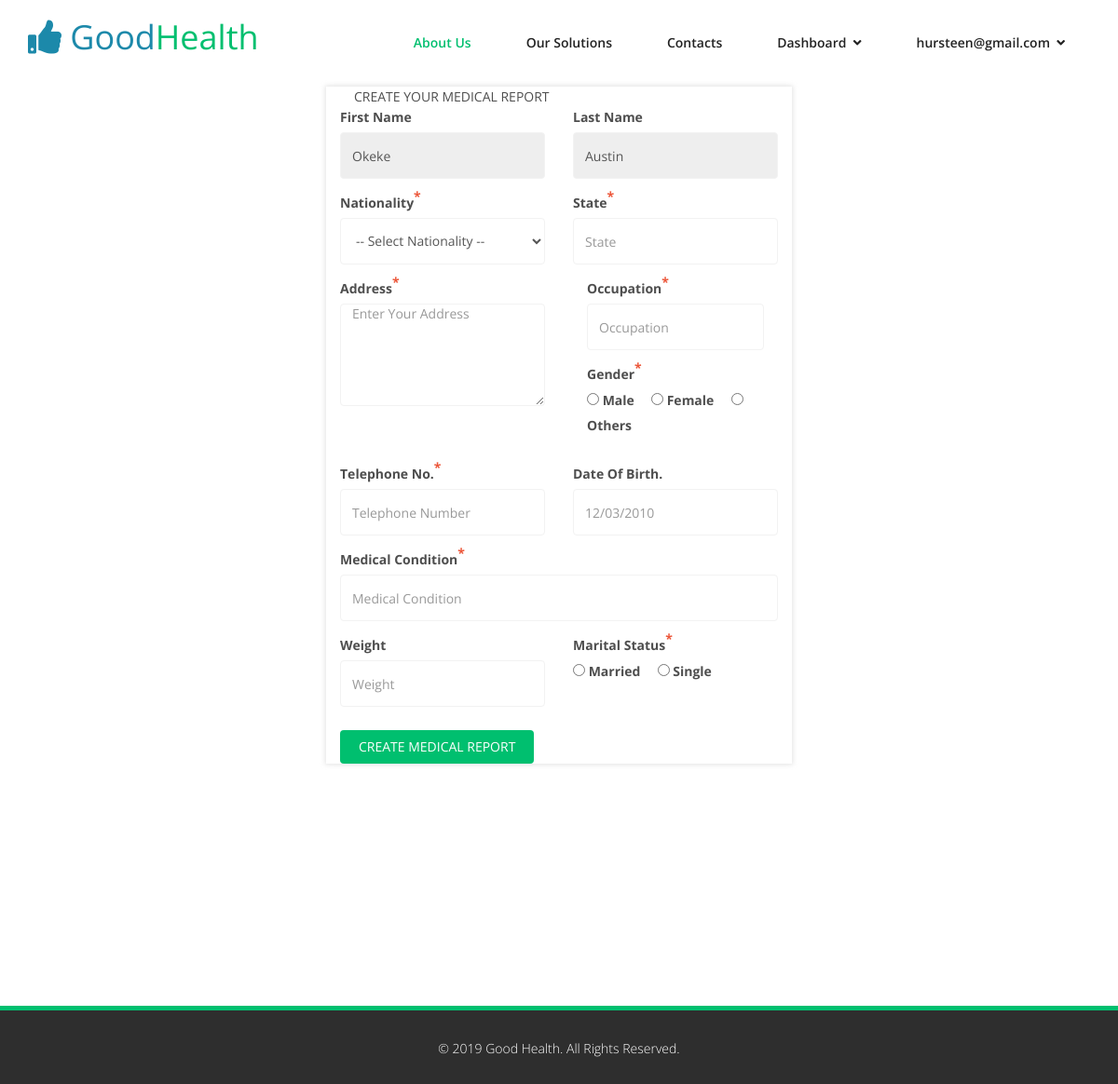
The page /dashboard/create-medical-report (signed in) on the database its author committed.
### accounts/models.py (models this page shows, shortened)
class User(AbstractBaseUser, PermissionsMixin):
    username = None
    email = models.EmailField(_('email address'), unique=True)
    first_name = models.CharField(_('first name'), max_length=30, blank=True)
    last_name = models.CharField(_('last name'), max_length=30, blank=True)
    date_joined = models.DateTimeField(
        _('date joined'), default=datetime.now)
    last_login = models.DateTimeField(
        _('last login'), default=datetime.now)
    is_active = models.BooleanField(_('active'), default=True)
    is_staff = models.BooleanField(_('is staff'), default=False)
    avatar = models.ImageField(upload_to='avatars/', null=True, blank=True)
    USERNAME_FIELD = 'email'
    REQUIRED_FIELDS = []
    objects = UserManager()
    class Meta:
        verbose_name = _('user')
        verbose_name_plural = _('users')

### dashboard/views.py (the view)
# urls.py: path('create-medical-report', views.create_medical_report, name='create_medical_report'),
@login_required(login_url="/accounts/login")
def create_medical_report(request):
    if request.method == 'POST':
        form = MedicalReportForm(request.POST)
        if form.is_valid():
            report = form.save(commit=False)
            user = int(request.user.id)
            report.user_id = User(pk=user)
            report.save()
            messages.success(request, 'Your medical report has been created successfully')
            return redirect('my_medical_report')
        else:
            context = {'form': form}
            return render(request, 'dashboard/create_medical_report.html', context)
    else:
        return render(request, 'dashboard/create_medical_report.html')

### dashboard/templates/dashboard/create_medical_report.html (shortened to what this page needs)
{% extends 'base.html' %}
{% block content %}
{% load static %}
<div class="col-md-5 center-block mt-5 py-5 box-shadow sign-up-container">
<div class="col-md-12 sign-up-title">CREATE YOUR MEDICAL REPORT</div>
    <form method="POST" action="{% url 'create_medical_report' %}" class="sign-up-form">
        <div class="row">
            <div class="form-group col-md-6">
                <strong><label>First Name</label></strong>
                <input type="text" class="form-control" readonly="readonly" value="{{user.first_name}}">
            </div>
            <div class="form-group col-md-6">
                <strong><label>Last Name</label></strong>
                <input type="text" class="form-control" readonly="readonly" value="{{user.last_name}}">
            </div>
        </div>
        <div class="row">
            <div class="form-group col-md-6">
                <strong><label>Nationality<sup class="sup">*</sup></label></strong>
                <select name="nationality" data-show-subtext="true" data-live-search="true" class="form-control" required="required">
                {% include "dashboard/nationality.html" %}
            </div>
            <div class="form-group col-md-6">
                <strong><label>State<sup class="sup">*</sup></label></strong>
                <input type="text" class="form-control" name="state" placeholder="State" required="required">
            </div>
        </div>
        <div class="row">
            <div class="form-group col-md-6">
                <strong><label>Address<sup class="sup">*</sup></label></strong>
                <textarea class="form-control" cols="4" name="address" required="required" placeholder="Enter Your Address"></textarea>
            </div>
            <div class="col-md-6">
                <div class="form-group col-md-12">
                    <strong><label>Occupation<sup class="sup">*</sup></label></strong>
                    <input type="text" class="form-control" name="occupation" placeholder="Occupation" required="required">
                </div>
                <div class="form-group col-md-12">
                    <p>
                        <strong><label>Gender<sup class="sup">*</sup></label></strong><br/>
                        <input type="radio" id="radio_m" name="gender" value="m" required="required">
                        <label for="radio_m"><strong>Male</strong></label> &nbsp; &nbsp;
                        <input type="radio" id="radio_f" name="gender" value="f" required="required">
                        <label for="radio_f"><strong>Female</strong></label> &nbsp; &nbsp;
                        <input type="radio" id="radio_o" name="gender" value="o" required="required">
                        <label for="radio_o"><strong>Others</strong></label>
                    </p>
                </div>
            </div>
        </div>
        <div class="row">
            <div class="form-group col-md-6">
                <strong><label>Telephone No.<sup class="sup">*</sup></label></strong>
                <input type="text" class="form-control" name="telephone" placeholder="Telephone Number" required="required">
            </div>
            <div class="form-group col-md-6">
                <strong><label>Date Of Birth.</label></strong>
                <input id="datepicker-view-start" name="dob" class="form-control" type="text" required="required" placeholder="12/03/2010">
            </div>
        </div>
        <div class="form-group">
            <strong><label>Medical Condition<sup class="sup">*</sup></label></strong>
            <input type="text" name="medical_condition" class="form-control"  placeholder="Medical Condition" required="required">
        </div>
        <div class="row">
            <div class="form-group col-md-6">
                <strong><label>Weight</label></strong>
                <input type="number" minlength="10" name="weight" class="form-control" placeholder="Weight" required="required">
            </div>
            <div class="form-group col-md-6">
                <p>
                    <strong><label>Marital Status<sup class="sup">*</sup></label></strong><br />
                    <input type="radio" id="radio_mm" name="marital_status" value="m" required="required">
                    <label for="radio_mm"><strong>Married</strong></label> &nbsp; &nbsp;
                    <input type="radio" id="radio_ss" name="marital_status" value="s" required="required">
                    <label for="radio_ss"><strong>Single</strong></label> &nbsp; &nbsp;
                </p>
            </div>
        </div>
        <button type="submit" class="btn btn-primary">CREATE MEDICAL REPORT</button>
    </form>
</div>
{% endblock %}

### good_health/templates/base.html (shortened to what this page needs)
{% load static %}
<!DOCTYPE html>
<html lang="en">
<head>
    <link href="{% static 'assets/css/bootstrap.min.css' %}" rel="stylesheet">
    <link rel="stylesheet" href="https://use.fontawesome.com/releases/v5.6.3/css/all.css">
    <link href="{% static 'assets/css/animate.min.css' %}" rel="stylesheet">
    <link href="{% static 'assets/css/owl.carousel.min.css' %}" rel="stylesheet">
    <link href="{% static 'assets/css/icomoon.css' %}" rel="stylesheet">
    <link href="{% static 'assets/css/main.css' %}" rel="stylesheet">
    <link href="{% static 'assets/css/style.css' %}" rel="stylesheet">
    <link href="{% static 'assets/css/responsive.css' %}" rel="stylesheet">
    <link href="{% static 'assets/css/datepicker.min.css' %}" rel="stylesheet">
</head>
<body class="homepage">
    <header id="header">
        <nav class="navbar navbar-inverse" role="banner">
            <div class="container">
                <div class="navbar-header">
                    <a class="navbar-brand" href="{% url 'home' %}">
                        <a class="navbar-brand" href="{% url 'home' %}"><i class="fas fa-thumbs-up" style="color: #1c89aa;"></i>&nbsp;<span style="color: #1c89aa;">Good</span><span style="color: #00bf6f;">Health</span></a>
                    </a>
                </div>
                <div class="collapse navbar-collapse navbar-right">
                    <ul class="nav navbar-nav">
                        <li class="active"><a href="#">About Us</a></li>
                        <li><a href="#">Our Solutions</a></li>
                        <li><a href="#">Contacts</a></li>
                        {% if user.is_authenticated %}
                        <li class="dropdown">
                            <a href="#" class="dropdown-toggle" data-toggle="dropdown">Dashboard &nbsp;<i class="fa fa-angle-down"></i></a>
                        </li>
                        <li class="dropdown">
                            <a href="#" class="dropdown-toggle" data-toggle="dropdown">{{user.email}} &nbsp;<i class="fa fa-angle-down"></i></a>
                        </li>
                        {% endif %}
                    </ul>
                </div>
            </div>
        </nav>
    </header>
{% block content %}
{% endblock %}
<section >
</section>
<div class="container-fluid">
    <footer id="footer" class="midnight-blue">
        <div class="container">
            <div class="row">
                <div class="col-sm-12 text-center">
                    &copy; 2019 <a target="_blank" href="{% url 'home' %}" style="color: #fff;" title="Good Health">Good Health</a>.
                    All Rights Reserved.
                </div>
            </div>
        </div>
    </footer>
</div>
    </body>
    </html>

### good_health/static/assets/css/main.css (style rules this page uses)
body { background: #fff; font-family: 'Open Sans', sans-serif; color: #4e4e4e; line-height: 22px; }
a { color: #00bf6f; -webkit-transition: color 300ms, background-color 300ms; transition: color 300ms, background-color 300ms; }
.btn-primary { padding: 8px 20px; background: #00bf6f; color: #fff; border-radius: 4px; border: none; margin-top: 10px; }
body>section { padding: 70px 0; }
.navbar>.container .navbar-brand { margin-left: 0; }
.navbar-brand { padding: 0; margin: 0; }
.navbar { border-radius: 0; margin-bottom: 0; background: #fff; padding: 15px 0; padding-bottom: 0; }
.navbar-nav { margin-top: 12px; }
.navbar-nav>li { margin-left: 35px; padding-bottom: 28px; }
.navbar-inverse .navbar-nav>li>a { padding: 5px 12px; margin: 0; border-radius: 0px; color: #222; line-height: 24px; display: inline-block; font-weight: 600; border-bottom: 2px solid #fff; border-top: 2px solid #fff; }
.navbar-inverse { border: none; }
.navbar-inverse .navbar-brand { font-size: 36px; line-height: 50px; color: #fff; }
.navbar-inverse .navbar-nav>.active>a, .navbar-inverse .navbar-nav>.active>a:hover, .navbar-inverse .navbar-nav>.active>a:focus, .navbar-inverse .navbar-nav>.active>a:active, .navbar-inverse .navbar-nav>.open>a, .navbar-inverse .navbar-nav>.open>a:hover, .navbar-inverse .navbar-nav>.open>a:active, .navbar-inverse .navbar-nav>.open>a:focus { background-color: #fff; color: #00bf6f; }
.navbar-inverse .navbar-collapse, .navbar-inverse .navbar-form { border-top: 0; padding-bottom: 0; }
#footer { background: none repeat scroll 0 0 #2E2E2E; border-top: 5px solid #00bf6f; height: 84px; margin-top: 120px; }
.form-group .form-control { padding: 0 12px; border-color: #f2f2f2; -webkit-box-shadow: none; box-shadow: none; height: 50px; }
.form-group textarea.form-control { height: 110px; }
#footer { padding-top: 30px; padding-bottom: 30px; color: #fff; background: #2e2e2e; font-weight: 300; }
#footer a { color: #fff; }

### good_health/static/assets/css/style.css (style rules this page uses)
.center-block { float: none; margin: 0 auto; margin-right: auto; margin-left: auto; display: block; }
.box-shadow { box-shadow: 0px 0px 5px 1px rgba(217,217,217,0.75); -webkit-box-shadow: 0px 0px 5px 1px rgba(217,217,217,0.75); -moz-box-shadow: 0px 0px 5px 1px rgba(217,217,217,0.75); }
.sup { color: #EC5538; font-size: 14px; }

### rows shown on the page
User: email "hursteen@gmail.com", first_name "Okeke", last_name "Austin"
